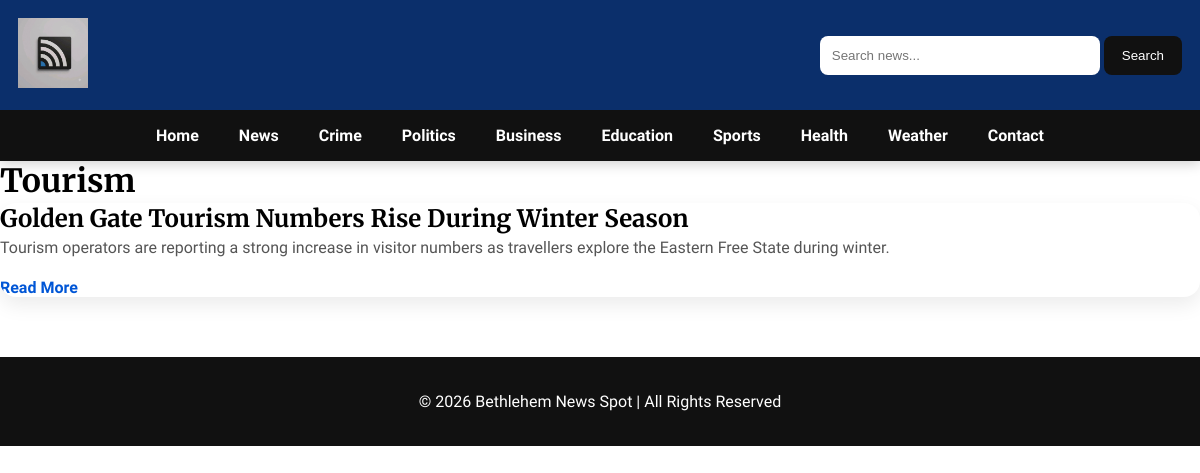
The page /category/Tourism on the database its author committed.
### models/article.py (models this page shows)
class Article(db.Model):
    __tablename__ = "articles"
    id = db.Column(db.Integer, primary_key=True)
    title = db.Column(db.String(200), nullable=False)
    summary = db.Column(db.String(500), nullable=False)
    content = db.Column(db.Text, nullable=False)
    category = db.Column(db.String(100), nullable=False)
    author = db.Column(db.String(100), nullable=False)
    image = db.Column(db.String(255))
    published = db.Column(
    db.Boolean,
    default=False
)
    breaking = db.Column(db.Boolean, default=False)
    featured = db.Column(db.Boolean, default=False)
    views = db.Column(db.Integer, default=0)
    likes = db.Column(db.Integer, default=0)
    loves = db.Column(db.Integer, default=0)
    wows = db.Column(db.Integer, default=0)
    created_at = db.Column(db.DateTime, default=datetime.utcnow)

### routes/articles.py (the view)
@articles_bp.route("/category/<category>")
def category(category):
    articles = get_articles_by_category(category)
    return render_template(
        "category.html",
        category=category,
        articles=articles,
    )

### services/article_service.py (called while the page is built)
def get_articles_by_category(category):
    return (
        Article.query
        .filter_by(category=category)
        .order_by(Article.created_at.desc())
        .all()
    )

### templates/category.html (shortened to what this page needs)
{% extends "base.html" %}
{% block content %}
<h1>{{ category }}</h1>
{% if articles %}
    {% for article in articles %}
        <div class="news-card">
            <h2>{{ article.title }}</h2>
            <p>{{ article.summary }}</p>
            <a href="{{ url_for('articles.article', article_id=article.id) }}">
                Read More
            </a>
        </div>
    {% endfor %}
{% else %}
<p>No articles found in this category.</p>
{% endif %}
{% endblock %}

### static/css/main.css (style rules this page uses)
* { margin:0; padding:0; box-sizing:border-box; }
body { font-family:'Source Sans 3',sans-serif; }
.news-card { background:#fff; border-radius:18px; overflow:hidden; box-shadow:0 10px 30px rgba(0,0,0,.08); transition:all .35s ease; display:flex; flex-direction:column; height:100%; }
.news-card p { color:#666; line-height:1.7; margin-bottom:15px; }
.news-card a { margin-top:auto; display:inline-block; text-decoration:none; color:#0056d6; font-weight:700; }
h1, h2, h3, h4, .section-title, .main-story h1, .side-card h3, .news-card h3 { font-family:'Merriweather',serif; font-weight:700; line-height:1.3; }
.news-card p, .story-overlay p { font-size:16px; line-height:1.8; color:#555; }
a { text-decoration:none; }
.news-card { background:#fff; border-radius:18px; overflow:hidden; box-shadow:0 8px 25px rgba(0,0,0,.08); transition:.35s; }

### static/css/homepage.css (style rules this page uses)
.news-card { background:#fff; border-radius:16px; overflow:hidden; box-shadow:0 8px 20px rgba(0,0,0,.08); transition:.35s; margin-bottom:28px; display:flex; flex-direction:column; }
.news-card a { transition:.25s; }

### rows shown on the page
Article: category "Tourism", title "Golden Gate Tourism Numbers Rise During Winter Season", summary "Tourism operators are reporting a strong increase in visitor numbers as travellers explore the Eastern Free State during winter."
